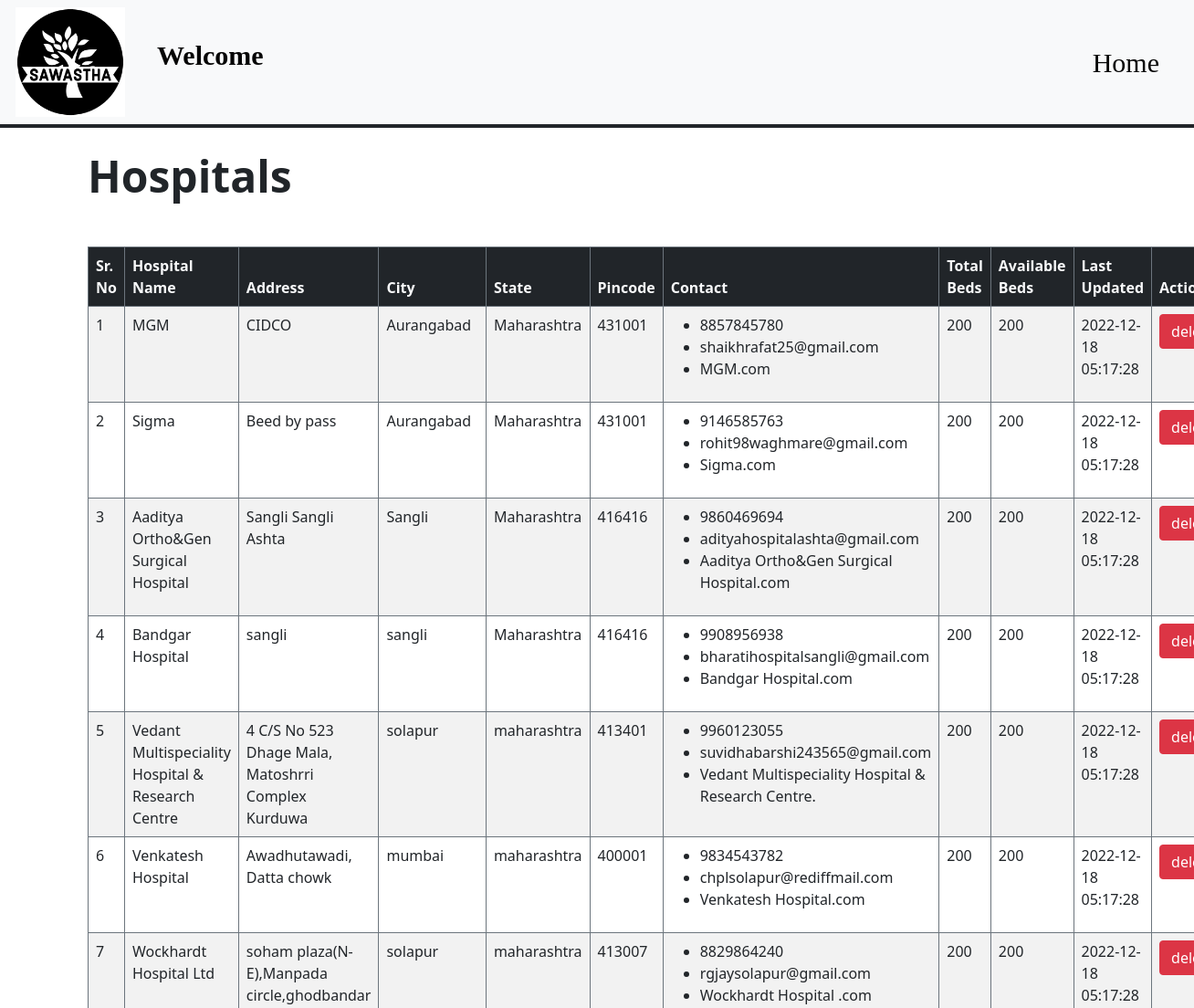
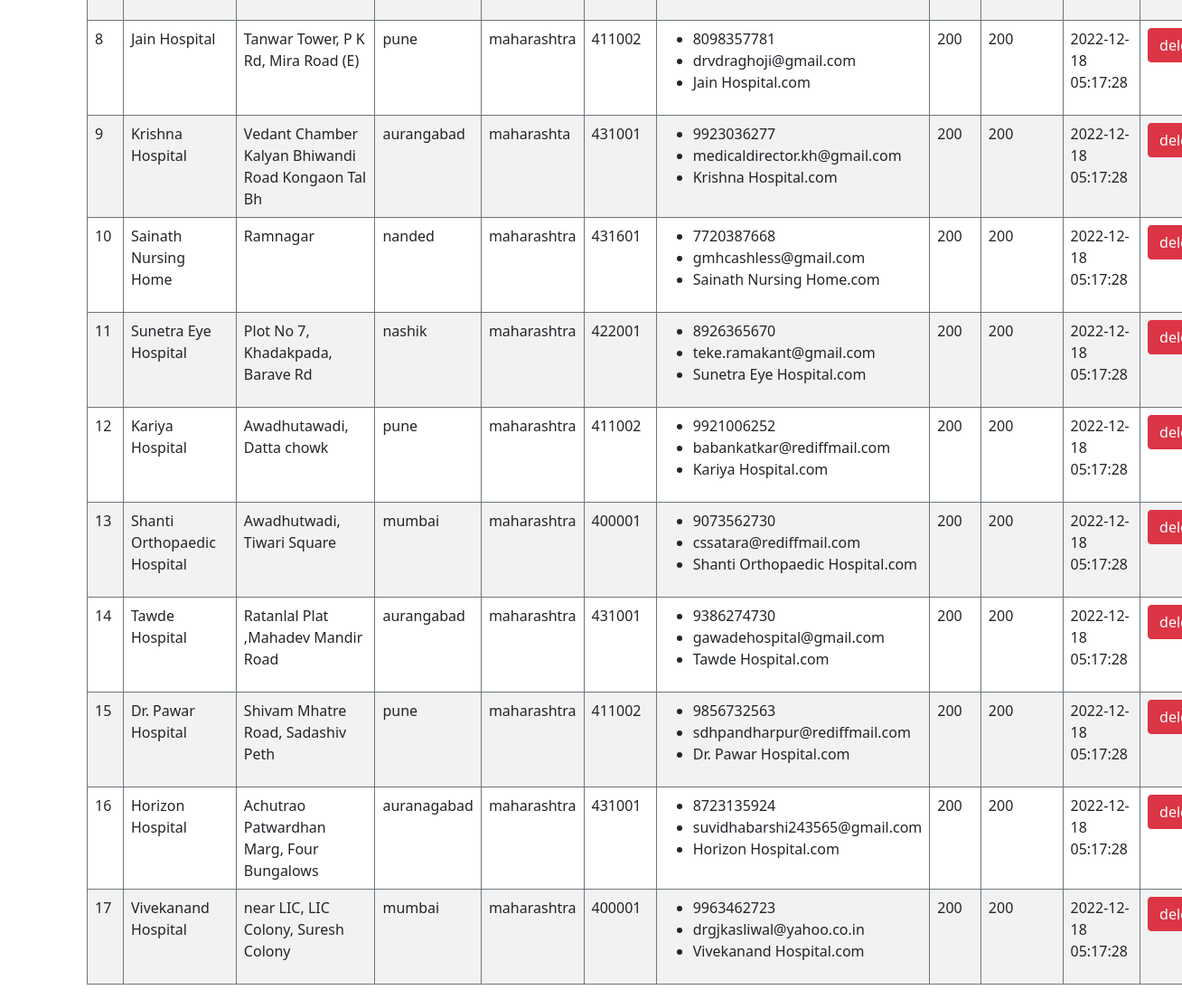
Screenshot of /admin/hospital.php with the database file from the repository (2 pictures, top to bottom).
### tables this page shows
CREATE TABLE
    `hospital_info`(
        `sr` INT NOT NULL,
        `hospital_id` varchar(50),
        `hospital_name` varchar(50),
        `city` varchar(50),
        `address` varchar(50),
        `state` varchar(50),
        `pincode` varchar(50),
        `phonenumber` varchar(10),
        `email` varchar(50),
        `category` varchar(50),
        `website` varchar(50),
        `beds` int(255),
        `available_bad` int(255),
        `occupied_bed` int(255),
        `Total_emergency_beds` int(255),
        `available_emergency_bad` int(255),
        `occupied_emergency_bed` int(255),
        `Total_icu_beds` int(255),
        `available_icu_beds` int(255),
        `occupied_icu_bed` int(255),
        `Total_general_beds` int(255),
        `available_general_bad` int(255),
        `occupied_general_bed` int(255),
        `last_updated` varchar(50)
    );

### admin/hospital.php (the view, shortened to what this page needs)
<?php
include '../Database/db.php';
?>
<!DOCTYPE html>
<html lang="en">
<head>
  <link rel="stylesheet" href="../css/bootstrap.min.css">
  <link rel="stylesheet" href="./css/hospital1.css">
</head>
<body>
  <?php
  include "./partials/nav2.php"
  ?>
  <div class="container">
    <h1 class="display-5 fw-bold mt-4">Hospitals</h1>
    <table id="myTable" class="table  table-striped table-bordered border-secondary table-hover border-4 mt-5">
      <thead class="tableHead bg-dark text-light">
        <tr>
          <th>Sr. No</th>
          <th>Hospital Name</th>
          <th>Address</th>
          <th>City</th>
          <th>State</th>
          <th>Pincode</th>
          <th>Contact</th>
          <th>Total Beds</th>
          <th>Available Beds</th>
          <th>Last Updated</th>
          <th>Action</th>
        </tr>
      </thead>
      <tbody>
        <?php
        $sql = "SELECT * FROM `hospital_info`";
        $result = mysqli_query($con, $sql);
        $sn = 0;
        while ($row = mysqli_fetch_assoc($result)) {
          $sn = $sn + 1;
          echo "<tr>
                        <td>" . $sn . "</td>
                        <td>" . $row['hospital_name'] . "</td>
                        <td>" . $row['address'] . "</td>
                        <td>" . $row['city'] . "</td>
                        <td>" . $row['state'] . "</td>
                        <td>" . $row['pincode'] . "</td>
                        <td><ul><li>" . $row['phonenumber'] . "</li><li>" . $row['email'] . "</li><li>" . $row['website'] . "</li></ul></td>
                        <td>" . $row['beds'] . "</td>
                        <td>" . $row['available_bad'] . "</td>
                        <td>" . $row['last_updated'] . "</td>
                        <td><a class='btn btn-danger' href='delete.php?id=" . $row['hospital_id'] . "'>" . "delete" . "</a></td>
                    </tr>";
        }
        ?>
      </tbody>
    </table>
  </div>
</body>
</html>

### rows the page displays
hospital_info: hospital_name "MGM", address "CIDCO", city "Aurangabad", state "Maharashtra", pincode "431001", phonenumber "8857845780", email "shaikhrafat25@gmail.com", website "MGM.com", beds "200", available_bad "200", last_updated "2022-12-18 05:17:28"
hospital_info: hospital_name "Sigma", address "Beed by pass", city "Aurangabad", state "Maharashtra", pincode "431001", phonenumber "9146585763", email "rohit98waghmare@gmail.com", website "Sigma.com", beds "200", available_bad "200", last_updated "2022-12-18 05:17:28"
hospital_info: hospital_name "Aaditya Ortho&Gen Surgical Hospital", address "Sangli Sangli Ashta", city "Sangli", state "Maharashtra", pincode "416416", phonenumber "9860469694", email "adityahospitalashta@gmail.com", website "Aaditya Ortho&Gen Surgical Hospital.com", beds "200", available_bad "200", last_updated "2022-12-18 05:17:28"
hospital_info: hospital_name "Bandgar Hospital", address "sangli", city "sangli", state "Maharashtra", pincode "416416", phonenumber "9908956938", email "bharatihospitalsangli@gmail.com", website "Bandgar Hospital.com", beds "200", available_bad "200", last_updated "2022-12-18 05:17:28"
hospital_info: hospital_name "Vedant Multispeciality Hospital & Research Centre", address "4 C/S No 523 Dhage Mala, Matoshrri Complex Kurduwa", city "solapur", state "maharashtra", pincode "413401", phonenumber "9960123055", email "suvidhabarshi243565@gmail.com", website "Vedant Multispeciality Hospital & Research Centre.", beds "200", available_bad "200", last_updated "2022-12-18 05:17:28"
hospital_info: hospital_name "Venkatesh Hospital", address "Awadhutawadi, Datta chowk", city "mumbai", state "maharashtra", pincode "400001", phonenumber "9834543782", email "chplsolapur@rediffmail.com", website "Venkatesh Hospital.com", beds "200", available_bad "200", last_updated "2022-12-18 05:17:28"
hospital_info: hospital_name "Wockhardt Hospital Ltd", address "soham plaza(N-E),Manpada circle,ghodbandar", city "solapur", state "maharashtra", pincode "413007", phonenumber "8829864240", email "rgjaysolapur@gmail.com", website "Wockhardt Hospital .com", beds "200", available_bad "200", last_updated "2022-12-18 05:17:28"
hospital_info: hospital_name "Jain Hospital", address "Tanwar Tower, P K Rd, Mira Road (E)", city "pune", state "maharashtra", pincode "411002", phonenumber "8098357781", email "drvdraghoji@gmail.com", website "Jain Hospital.com", beds "200", available_bad "200", last_updated "2022-12-18 05:17:28"
hospital_info: hospital_name "Krishna Hospital", address "Vedant Chamber Kalyan Bhiwandi Road Kongaon Tal Bh", city "aurangabad", state "maharashta", pincode "431001", phonenumber "9923036277", email "medicaldirector.kh@gmail.com", website "Krishna Hospital.com", beds "200", available_bad "200", last_updated "2022-12-18 05:17:28"
hospital_info: hospital_name "Sainath Nursing Home", address "Ramnagar", city "nanded", state "maharashtra", pincode "431601", phonenumber "7720387668", email "gmhcashless@gmail.com", website "Sainath Nursing Home.com", beds "200", available_bad "200", last_updated "2022-12-18 05:17:28"
hospital_info: hospital_name "Sunetra Eye Hospital", address "Plot No 7, Khadakpada, Barave Rd", city "nashik", state "maharashtra", pincode "422001", phonenumber "8926365670", email "teke.ramakant@gmail.com", website "Sunetra Eye Hospital.com", beds "200", available_bad "200", last_updated "2022-12-18 05:17:28"
hospital_info: hospital_name "Kariya Hospital", address "Awadhutawadi, Datta chowk", city "pune", state "maharashtra", pincode "411002", phonenumber "9921006252", email "babankatkar@rediffmail.com", website "Kariya Hospital.com", beds "200", available_bad "200", last_updated "2022-12-18 05:17:28"
hospital_info: hospital_name "Shanti Orthopaedic Hospital", address "Awadhutwadi, Tiwari Square", city "mumbai", state "maharashtra", pincode "400001", phonenumber "9073562730", email "cssatara@rediffmail.com", website "Shanti Orthopaedic Hospital.com", beds "200", available_bad "200", last_updated "2022-12-18 05:17:28"
hospital_info: hospital_name "Tawde Hospital", address "Ratanlal Plat ,Mahadev Mandir Road", city "aurangabad", state "maharashtra", pincode "431001", phonenumber "9386274730", email "gawadehospital@gmail.com", website "Tawde Hospital.com", beds "200", available_bad "200", last_updated "2022-12-18 05:17:28"
hospital_info: hospital_name "Dr. Pawar Hospital", address "Shivam Mhatre Road, Sadashiv Peth", city "pune", state "maharashtra", pincode "411002", phonenumber "9856732563", email "sdhpandharpur@rediffmail.com", website "Dr. Pawar Hospital.com", beds "200", available_bad "200", last_updated "2022-12-18 05:17:28"
hospital_info: hospital_name "Horizon Hospital", address "Achutrao Patwardhan Marg, Four Bungalows", city "auranagabad", state "maharashtra", pincode "431001", phonenumber "8723135924", email "suvidhabarshi243565@gmail.com", website "Horizon Hospital.com", beds "200", available_bad "200", last_updated "2022-12-18 05:17:28"
hospital_info: hospital_name "Vivekanand Hospital", address "near LIC, LIC Colony, Suresh Colony", city "mumbai", state "maharashtra", pincode "400001", phonenumber "9963462723", email "drgjkasliwal@yahoo.co.in", website "Vivekanand Hospital.com", beds "200", available_bad "200", last_updated "2022-12-18 05:17:28"
